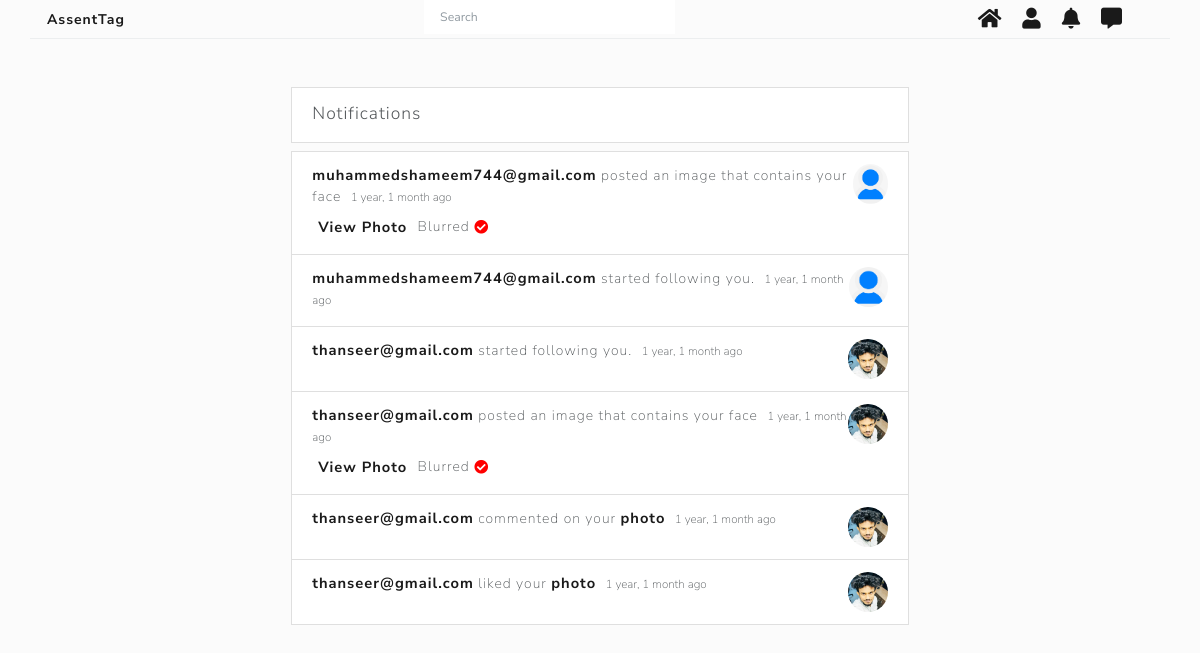
The app's page /accounts/notifications/ (signed in) with its own data.
### accounts/models.py (models this page shows, shortened)
class FacesPermission(models.Model):
    post = models.ForeignKey(Posts, on_delete = models.CASCADE)
    user = models.ForeignKey(UserAccounts, on_delete = models.CASCADE)
    x = models.IntegerField()
    y = models.IntegerField()
    w = models.IntegerField()
    h = models.IntegerField()
    blurred = models.BooleanField(default = False)
    allowed = models.BooleanField(default = False)
    created_at = models.DateTimeField(auto_now_add= True)
    def class_name(self):
        return self.__class__.__name__

class Posts(models.Model):
    user = models.ForeignKey(UserAccounts,on_delete=models.CASCADE)
    posted_image = models.ImageField(upload_to='media/posted_images/')
    description = models.TextField()
    created_at = models.DateTimeField(auto_now_add=True)

class UserAccounts(AbstractUser):
    username = None
    email = models.EmailField(_('email address'), unique=True)
    phone_regex = RegexValidator(regex=r'^\+?1?\d{9,15}$', message="Invalid format, ex: '+999999999'.")
    phone = models.CharField(validators=[phone_regex], max_length=17, blank=True, null=True)
    GENDER_CHOICES = (
        ('M', 'Male'),
        ('F', 'Female'),
        ('O','Other')
    )
    gender = models.CharField(max_length=1, choices=GENDER_CHOICES)
    dob=models.DateTimeField(null=True,blank=True)
    is_uploaded=models.BooleanField(default=False)
    USERNAME_FIELD = 'email'
    REQUIRED_FIELDS = []
    objects = UserManager()

class ProfilePhoto(models.Model):
    user = models.ForeignKey(UserAccounts,on_delete=models.CASCADE)
    profile = models.ImageField(upload_to='media/profile/',default="media/default_profile.jpg")
    security = models.ImageField(upload_to=content_file_name,default="default_secure.jpg")
    face_uploaded = models.BooleanField(default=False)

class Friends(models.Model):
    follower =  models.ForeignKey(UserAccounts,on_delete=models.CASCADE, related_name="follower")
    following =  models.ForeignKey(UserAccounts,on_delete=models.CASCADE, related_name="following")
    created_at = models.DateTimeField(auto_now_add=True)
    def class_name(self):
        return self.__class__.__name__

class Comments(models.Model):
    user = models.ForeignKey(UserAccounts,on_delete=models.CASCADE)
    post = models.ForeignKey(Posts,on_delete=models.CASCADE)
    comment = models.TextField()
    created_at = models.DateTimeField(auto_now_add=True)
    def class_name(self):
        return self.__class__.__name__

class Like(models.Model):
    user = models.ForeignKey(UserAccounts,on_delete=models.CASCADE)
    post = models.ForeignKey(Posts,on_delete=models.CASCADE)
    created_at = models.DateTimeField(auto_now_add=True)
    def class_name(self):
        return self.__class__.__name__

### accounts/views.py (the view)
# urls.py: path('notifications/', views.notifications),
@login_required(login_url='/accounts/login/')
def notifications(request):
    friends_notific = Friends.objects.filter(following = request.user)
    comments_notific = Comments.objects.filter(post__user = request.user).exclude(user=request.user)
    likes_notific = Like.objects.filter(post__user = request.user).exclude(user=request.user)
    permission_notific = FacesPermission.objects.filter(user=request.user)
    result_list = sorted(
    chain(friends_notific, comments_notific, likes_notific, permission_notific),
    key=lambda instance: instance.created_at,reverse= True)
    return render(request, 'accounts/notifications.html',{"notifications":result_list})

### templates/accounts/notifications.html (shortened to what this page needs)
{% extends 'base.html' %}
{% load static %}
{% load humanize %}
{% block content %}
<div class="col-7 m-auto">
  <div class="list-group notifi mt-5">
      <div class="list-group-item list-group-item-action flex-column align-items-start "></a>
        <div class="d-flex w-100 justify-content-between">
          <p class="mb-1 lead">Notifications</p>
        </div>
      </div>
  <div class="list-group notifi mt-2" style="height: 580px;overflow-y: scroll;">
    {% for noti in notifications %}
    {% if noti.class_name == 'Friends' %}
      <div class="list-group-item list-group-item-action flex-column align-items-start "></a>
        <div class="d-flex w-100 justify-content-between">
          <p class="mb-1"> <a href="/accounts/profile/user/{{ noti.follower.id }}/" class="" style="font-weight: bold;font-size: 1.05em;"> {{ noti.follower.email }}</a> started following you. <span style="font-size: smaller; letter-spacing: 0; margin-left: 5px;"> {{ noti.created_at | naturaltime }}</span></p>
          <img src="{{ noti.follower.profilephoto_set.all.0.profile.url }}" alt="" style="width: 40px; height: 40px; border-radius: 50%;object-fit: cover;">
        </div>
      </div>
      {% elif noti.class_name == 'Comments' %}
      <div class="list-group-item list-group-item-action flex-column align-items-start">
        <div class="d-flex w-100 justify-content-between">
          <p class="mb-1"><a href="/accounts/profile/user/{{ noti.user.id }}/" class="" style="font-weight: bold;font-size: 1.05em;"> {{ noti.user.email }}</a> commented on your <a href="/accounts/comment/{{ noti.post.id }}/" class="" style="font-weight: bold;font-size: 1.05em;"> photo</a> <span style="font-size: smaller; letter-spacing: 0; margin-left: 5px;"> {{ noti.created_at | naturaltime }}</span></p>
          <img src="{{ noti.user.profilephoto_set.all.0.profile.url }}" alt="" style="width: 40px; height: 40px; border-radius: 50%;object-fit: cover;">
        </div>
      </div>
      {% elif noti.class_name == 'Like' %}
      <div class="list-group-item list-group-item-action flex-column align-items-start">
        <div class="d-flex w-100 justify-content-between">
          <p class="mb-1"><a href="/accounts/profile/user/{{ noti.user.id }}/" class="" style="font-weight: bold;font-size: 1.05em;"> {{ noti.user.email }}</a> liked your <a href="/accounts/comment/{{ noti.post.id }}/" class="" style="font-weight: bold;font-size: 1.05em;"> photo</a> <span style="font-size: smaller; letter-spacing: 0; margin-left: 5px;"> {{ noti.created_at | naturaltime }}</span></p>
          <img src="{{ noti.user.profilephoto_set.all.0.profile.url }}" alt="" style="width: 40px; height: 40px; border-radius: 50%;object-fit: cover;">
        </div>
      </div>
      {% elif noti.class_name == 'FacesPermission' %}
      <div class="list-group-item list-group-item-action flex-column align-items-start">
        <div class="d-flex w-100 justify-content-between">
          <p class="mb-1">
            <a href="/accounts/profile/user/{{ noti.post.user.id }}/" class="" style="font-weight: bold;font-size: 1.05em;">
            {{ noti.post.user.email }}</a> posted an image that contains your face
            <span style="font-size: smaller; letter-spacing: 0; margin-left: 5px;"> {{ noti.created_at | naturaltime }}</span><br>
            <a href="/accounts/comment/{{ noti.post.id }}/" class="badge badge-light  mt-2" style="font-weight: bold;font-size: 1.05em;">View Photo</a>
            {% if noti.blurred %}
            Blurred <i class="fas fa-check-circle" style="color: red"></i>
            {% elif noti.allowed %}
            Allowed <i class="fas fa-check-circle" style="color: green"></i>
            {% endif %}
          </p>
          <img src="{{ noti.post.user.profilephoto_set.all.0.profile.url }}" alt="" style="width: 40px; height: 40px; border-radius: 50%;object-fit: cover;">
        </div>
      </div>
      {% endif %}
    {% endfor %}
    </div>
</div>
{% endblock%}

### templates/base.html (style rules this page uses)
body { background-color: #f7f7f775; }

### records on screen
FacesPermission: post.user.email "muhammedshameem744@gmail.com", created_at "1 year, 1 month ago", blurred "Blurred", post.user.profilephoto_set.all.0.profile (placeholder picture)
Friends: follower.email "muhammedshameem744@gmail.com", created_at "1 year, 1 month ago", follower.profilephoto_set.all.0.profile (placeholder picture)
Friends: follower.email "thanseer@gmail.com", created_at "1 year, 1 month ago", follower.profilephoto_set.all.0.profile (picture)
FacesPermission: post.user.email "thanseer@gmail.com", created_at "1 year, 1 month ago", blurred "Blurred", post.user.profilephoto_set.all.0.profile (picture)
Comments: user.email "thanseer@gmail.com", created_at "1 year, 1 month ago", user.profilephoto_set.all.0.profile (picture)
Like: user.email "thanseer@gmail.com", created_at "1 year, 1 month ago", user.profilephoto_set.all.0.profile (picture)
